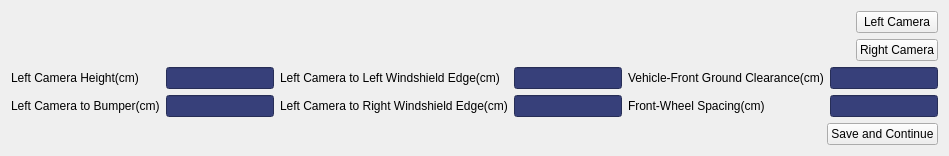
            <widget class="QWidget" name="page_install">
             <layout class="QVBoxLayout" name="verticalLayout_7">
              <item>
               <layout class="QHBoxLayout" name="horizontalLayout_11">
                <item>
                 <widget class="QStackedWidget" name="stackedWidget_2">
                  <property name="currentIndex">
                   <number>0</number>
                  </property>
                  <widget class="QWidget" name="page">
                   <layout class="QGridLayout" name="gridLayout">
                    <item row="0" column="0">
                     <widget class="MatView" name="matLeft_debugInstall" native="true"/>
                    </item>
                   </layout>
                  </widget>
                  <widget class="QWidget" name="page_2">
                   <layout class="QGridLayout" name="gridLayout_2">
                    <item row="0" column="0">
                     <widget class="MatView" name="matRight_debugInstall" native="true"/>
                    </item>
                   </layout>
                  </widget>
                 </widget>
                </item>
                <item>
                 <layout class="QVBoxLayout" name="verticalLayout_3">
                  <item>
                   <widget class="QPushButton" name="btn_leftCamera">
                    <property name="text">
                     <string>Left Camera</string>
                    </property>
                   </widget>
                  </item>
                  <item>
                   <widget class="QPushButton" name="bth_rightCamera">
                    <property name="text">
                     <string>Right Camera</string>
                    </property>
                   </widget>
                  </item>
                 </layout>
                </item>
               </layout>
              </item>
              <item>
               <layout class="QGridLayout" name="gridLayout_4">
                <item row="1" column="1">
                 <widget class="QLineEdit" name="lineEdit_left2bxg">
                  <property name="styleSheet">
                   <string notr="true">background-color: rgb(55, 64, 122);</string>
                  </property>
                 </widget>
                </item>
                <item row="0" column="3">
                 <widget class="QLineEdit" name="lineEdit_left2glassL">
                  <property name="styleSheet">
                   <string notr="true">background-color: rgb(55, 64, 122);</string>
                  </property>
                 </widget>
                </item>
                <item row="1" column="3">
                 <widget class="QLineEdit" name="lineEdit_left2glassR">
                  <property name="styleSheet">
                   <string notr="true">background-color: rgb(55, 64, 122);</string>
                  </property>
                 </widget>
                </item>
                <item row="1" column="4">
                 <widget class="QLabel" name="label_12">
                  <property name="text">
                   <string>Front-Wheel Spacing(cm)</string>
                  </property>
                 </widget>
                </item>
                <item row="1" column="2">
                 <widget class="QLabel" name="label_14">
                  <property name="text">
                   <string>Left Camera to Right Windshield Edge(cm)</string>
                  </property>
                 </widget>
                </item>
                <item row="0" column="5">
                 <widget class="QLineEdit" name="lineEdit_car2ground">
                  <property name="styleSheet">
                   <string notr="true">background-color: rgb(55, 64, 122);</string>
                  </property>
                 </widget>
                </item>
                <item row="0" column="0">
                 <widget class="QLabel" name="label_9">
                  <property name="text">
                   <string>Left Camera Height(cm)</string>
                  </property>
                 </widget>
                </item>
                <item row="1" column="5">
                 <widget class="QLineEdit" name="lineEdit_carqljj">
                  <property name="styleSheet">
                   <string notr="true">background-color: rgb(55, 64, 122);</string>
                  </property>
                 </widget>
                </item>
                <item row="1" column="0">
                 <widget class="QLabel" name="label_13">
                  <property name="text">
                   <string>Left Camera to Bumper(cm)</string>
                  </property>
                 </widget>
                </item>
                <item row="0" column="4">
                 <widget class="QLabel" name="label_11">
                  <property name="text">
                   <string>Vehicle-Front Ground Clearance(cm)</string>
                  </property>
                 </widget>
                </item>
                <item row="0" column="1">
                 <widget class="QLineEdit" name="lineEdit_left2ground">
                  <property name="styleSheet">
                   <string notr="true">background-color: rgb(55, 64, 122);</string>
                  </property>
                 </widget>
                </item>
                <item row="0" column="2">
                 <widget class="QLabel" name="label_10">
                  <property name="text">
                   <string>Left Camera to Left Windshield Edge(cm)</string>
                  </property>
                 </widget>
                </item>
               </layout>
              </item>
              <item>
               <layout class="QHBoxLayout" name="horizontalLayout_5">
                <item>
                 <spacer name="horizontalSpacer_3">
                  <property name="orientation">
                   <enum>Qt::Horizontal</enum>
                  </property>
                  <property name="sizeHint" stdset="0">
                   <size>
                    <width>31</width>
                    <height>17</height>
                   </size>
                  </property>
                 </spacer>
                </item>
                <item>
                 <widget class="QPushButton" name="btnSave_install">
                  <property name="text">
                   <string>Save and Continue</string>
                  </property>
                 </widget>
                </item>
               </layout>
              </item>
             </layout>
            </widget>
